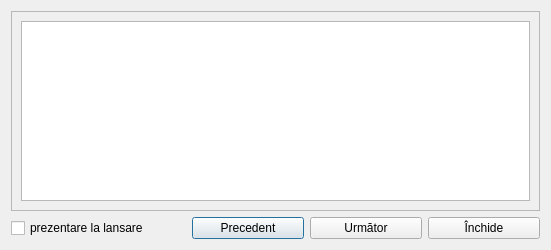
<?xml version="1.0" encoding="UTF-8"?>
<ui version="4.0">
 <class>AsistantTipApp</class>
 <widget class="QDialog" name="AsistantTipApp">
  <property name="geometry">
   <rect>
    <x>0</x>
    <y>0</y>
    <width>551</width>
    <height>250</height>
   </rect>
  </property>
  <property name="font">
   <font>
    <family>Segoe UI</family>
   </font>
  </property>
  <property name="windowTitle">
   <string>Dialog</string>
  </property>
  <property name="windowIcon">
   <iconset resource="../resource.qrc">
    <normaloff>:/img/oxygen/ktip.png</normaloff>:/img/oxygen/ktip.png</iconset>
  </property>
  <layout class="QGridLayout" name="gridLayout">
   <item row="1" column="1">
    <spacer name="horizontalSpacer">
     <property name="orientation">
      <enum>Qt::Horizontal</enum>
     </property>
     <property name="sizeHint" stdset="0">
      <size>
       <width>216</width>
       <height>20</height>
      </size>
     </property>
    </spacer>
   </item>
   <item row="1" column="2">
    <widget class="QPushButton" name="btnPreview">
     <property name="minimumSize">
      <size>
       <width>112</width>
       <height>0</height>
      </size>
     </property>
     <property name="text">
      <string>Precedent</string>
     </property>
     <property name="icon">
      <iconset resource="../resource.qrc">
       <normaloff>:/img/oxygen/go-previous.png</normaloff>:/img/oxygen/go-previous.png</iconset>
     </property>
    </widget>
   </item>
   <item row="1" column="3">
    <widget class="QPushButton" name="btnNext">
     <property name="minimumSize">
      <size>
       <width>112</width>
       <height>0</height>
      </size>
     </property>
     <property name="layoutDirection">
      <enum>Qt::RightToLeft</enum>
     </property>
     <property name="text">
      <string>Următor</string>
     </property>
     <property name="icon">
      <iconset resource="../resource.qrc">
       <normaloff>:/img/oxygen/go-next.png</normaloff>:/img/oxygen/go-next.png</iconset>
     </property>
    </widget>
   </item>
   <item row="1" column="4">
    <widget class="QPushButton" name="btnClose">
     <property name="minimumSize">
      <size>
       <width>112</width>
       <height>0</height>
      </size>
     </property>
     <property name="text">
      <string>Închide</string>
     </property>
     <property name="icon">
      <iconset resource="../resource.qrc">
       <normaloff>:/img/oxygen/application-exit.png</normaloff>:/img/oxygen/application-exit.png</iconset>
     </property>
    </widget>
   </item>
   <item row="1" column="0">
    <widget class="QCheckBox" name="show_launch">
     <property name="text">
      <string>prezentare la lansare</string>
     </property>
    </widget>
   </item>
   <item row="0" column="0" colspan="5">
    <widget class="QFrame" name="frame">
     <property name="frameShape">
      <enum>QFrame::StyledPanel</enum>
     </property>
     <property name="frameShadow">
      <enum>QFrame::Raised</enum>
     </property>
     <layout class="QGridLayout" name="gridLayout_2">
      <item row="0" column="0">
       <widget class="QTextEdit" name="tip_text">
        <property name="enabled">
         <bool>true</bool>
        </property>
        <property name="font">
         <font>
          <family>Segoe UI</family>
          <pointsize>11</pointsize>
         </font>
        </property>
        <property name="readOnly">
         <bool>true</bool>
        </property>
       </widget>
      </item>
     </layout>
    </widget>
   </item>
  </layout>
 </widget>
 <resources>
  <include location="../resource.qrc"/>
 </resources>
 <connections/>
</ui>
